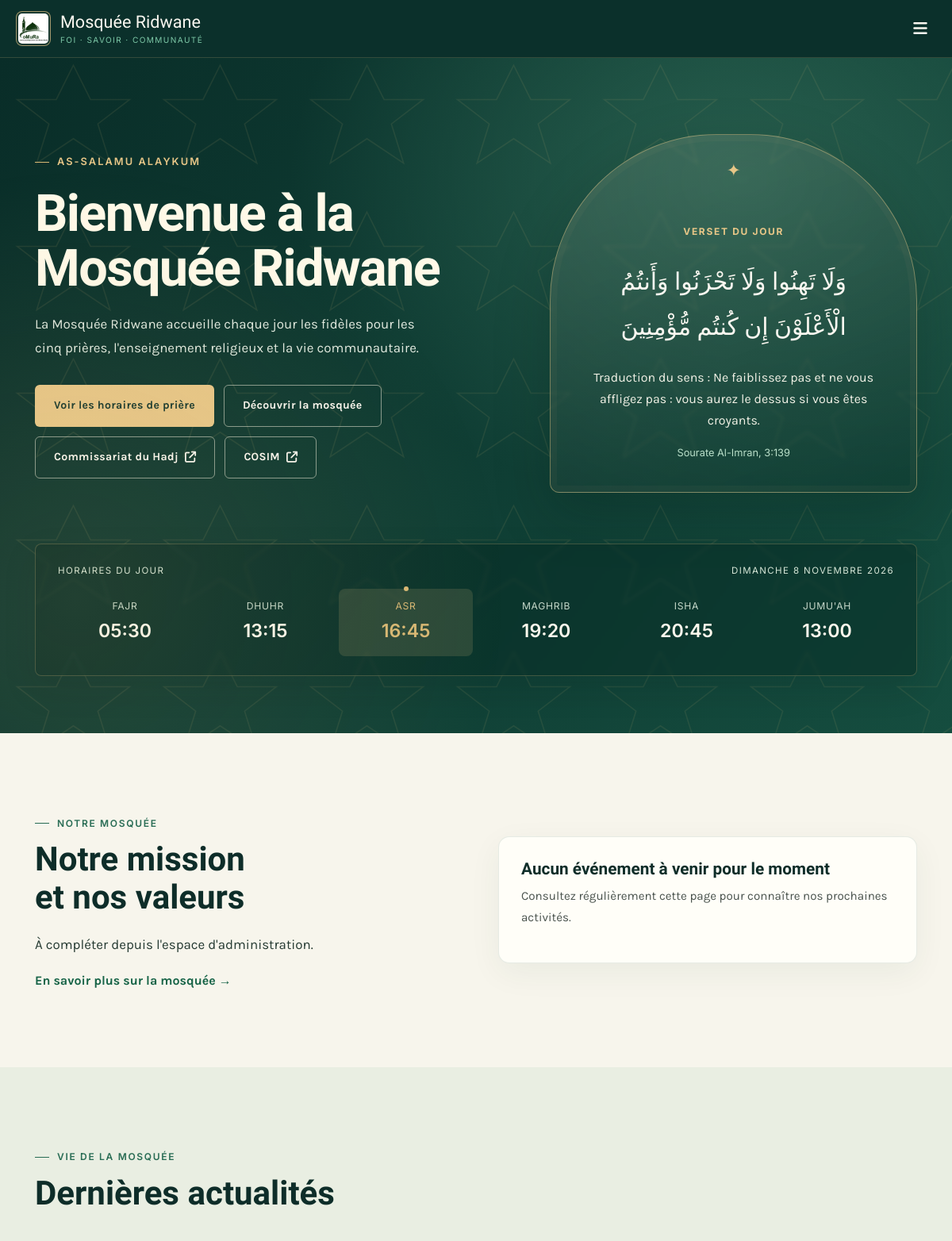
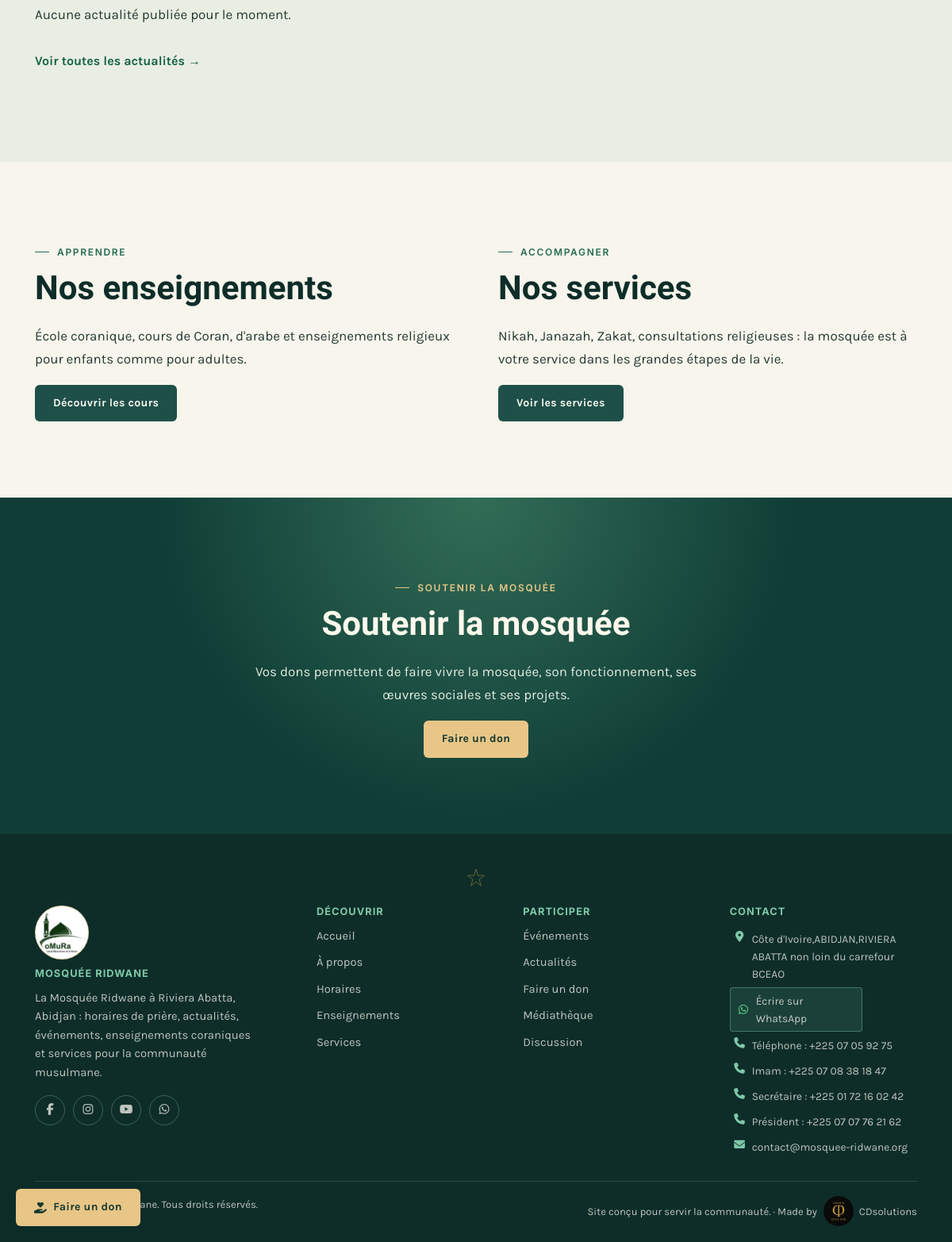
The page / on the database its author committed (2 pictures, top to bottom).
### tables this page shows
CREATE TABLE IF NOT EXISTS pages_contenu (
    id INT AUTO_INCREMENT PRIMARY KEY,
    cle VARCHAR(100) NOT NULL UNIQUE,       
    titre VARCHAR(255),
    contenu TEXT,
    image VARCHAR(255),
    date_maj DATETIME DEFAULT CURRENT_TIMESTAMP ON UPDATE CURRENT_TIMESTAMP
);

CREATE TABLE IF NOT EXISTS horaires_prieres (
    id INT AUTO_INCREMENT PRIMARY KEY,
    date_jour DATE NOT NULL UNIQUE,
    fajr TIME,
    lever_soleil TIME,
    dhuhr TIME,
    asr TIME,
    maghrib TIME,
    isha TIME,
    jumuah TIME
);

### includes/functions.php (called while the page is built, shortened)
<?php
function h($texte) {
    return htmlspecialchars($texte ?? '', ENT_QUOTES, 'UTF-8');
}
function getContenu($cle) {
    global $pdo;
    static $cache = [];
    if (isset($cache[$cle])) return $cache[$cle];
    $stmt = $pdo->prepare("SELECT * FROM pages_contenu WHERE cle = ?");
    $stmt->execute([$cle]);
    $cache[$cle] = $stmt->fetch();
    return $cache[$cle];
}
function contenuTexte($cle, $defaut = '') {
    $c = getContenu($cle);
    return $c ? $c['contenu'] : $defaut;
}
function contenuTitre($cle, $defaut = '') {
    $c = getContenu($cle);
    return $c ? $c['titre'] : $defaut;
}
function getHorairesDuJour() {
    global $pdo;
    $stmt = $pdo->prepare("SELECT * FROM horaires_prieres WHERE date_jour = CURDATE()");
    $stmt->execute();
    $h = $stmt->fetch();
    $stmt = $pdo->query("SELECT * FROM horaires_prieres ORDER BY date_jour DESC LIMIT 1");
    return $stmt->fetch();
}
function formatHeure($heure) {
    return substr($heure, 0, 5);
}
function formatDateFr($date, $avecHeure = false) {
    $mois = ['janvier','février','mars','avril','mai','juin','juillet','août','septembre','octobre','novembre','décembre'];
    $jours = ['dimanche','lundi','mardi','mercredi','jeudi','vendredi','samedi'];
    $ts = is_numeric($date) ? $date : strtotime($date);
    $jourSemaine = $jours[date('w', $ts)];
    $j = date('j', $ts);
    $m = $mois[date('n', $ts) - 1];
    $a = date('Y', $ts);
    $result = "$jourSemaine $j $m $a";
    return $result;
}
function extraitTexte($texte, $longueur = 160) {
    $texte = strip_tags($texte);
    if (mb_strlen($texte) <= $longueur) return $texte;
    return mb_substr($texte, 0, $longueur) . '…';
}

### index.php (the view, shortened to what this page needs)
<?php
require_once __DIR__ . '/config/config.php';
$horaires = getHorairesDuJour();
$stmt = $pdo->query("SELECT a.*, c.nom AS categorie FROM actualites a LEFT JOIN categories c ON a.categorie_id = c.id WHERE a.statut='publie' ORDER BY a.date_publication DESC LIMIT 3");
$dernieres_actus = $stmt->fetchAll();
$stmt = $pdo->query("SELECT e.*, c.nom AS categorie FROM evenements e LEFT JOIN categories c ON e.categorie_id = c.id WHERE e.statut='publie' AND e.date_evenement >= CURDATE() ORDER BY e.date_evenement ASC LIMIT 1");
$prochain_evenement = $stmt->fetch();
$aujourdhui = new DateTimeImmutable('today', new DateTimeZone('Africa/Abidjan'));
$jourIndex = intdiv((int) $aujourdhui->format('U'), 86400);
$versetDuJour = $versets[($jourIndex * 17 + 3) % count($versets)];
require_once __DIR__ . '/includes/header.php';
?>
<section class="hero">
    <div class="conteneur">
        <div class="hero-accueil-grille">
            <div class="hero-contenu">
                <span class="eyebrow">As-salamu alaykum</span>
                <h1 id="test"><?= h(contenuTitre('accueil_bienvenue', 'Bienvenue à la Mosquée Ridwane')) ?></h1>
                <p class="intro"><?= h(contenuTexte('accueil_presentation')) ?></p>
                <div class="hero-actions">
                    <a href="<?= BASE_URL ?>/horaires.php" class="bouton bouton-dore">Voir les horaires de prière</a>
                    <a href="<?= BASE_URL ?>/a-propos.php" class="bouton bouton-contour">Découvrir la mosquée</a>
                    <a href="https://www.hadj-ci.org/" class="bouton bouton-contour" target="_blank" rel="noopener noreferrer">Commissariat du Hadj <i class="fa-solid fa-arrow-up-right-from-square" aria-hidden="true"></i></a>
                    <a href="https://www.cosim-ci.org/" class="bouton bouton-contour" target="_blank" rel="noopener noreferrer">COSIM <i class="fa-solid fa-arrow-up-right-from-square" aria-hidden="true"></i></a>
                </div>
            </div>
            <aside class="verset-du-jour" aria-labelledby="titre-verset-du-jour">
                <span class="verset-etiquette" id="titre-verset-du-jour">Verset du jour</span>
                <p class="verset-arabe" lang="ar" dir="rtl"><?= h($versetDuJour['arabe']) ?></p>
                <p class="verset-traduction"><span>Traduction du sens :</span> <?= h($versetDuJour['traduction']) ?></p>
                <span class="verset-reference"><?= h($versetDuJour['reference']) ?></span>
            </aside>
        </div>
        <?php if ($horaires): ?>
        <div class="hero-horaires">
            <div class="hero-horaires-titre">
                <span>Horaires du jour</span>
                <span><?= h(formatDateFr(time())) ?></span>
            </div>
            <div class="grille-horaires-hero">
                <div data-heure-priere="<?= formatHeure($horaires['fajr']) ?>">
                    <div class="nom">Fajr</div>
                    <div class="heure"><?= formatHeure($horaires['fajr']) ?></div>
                </div>
                <div data-heure-priere="<?= formatHeure($horaires['dhuhr']) ?>">
                    <div class="nom">Dhuhr</div>
                    <div class="heure"><?= formatHeure($horaires['dhuhr']) ?></div>
                </div>
                <div data-heure-priere="<?= formatHeure($horaires['asr']) ?>">
                    <div class="nom">Asr</div>
                    <div class="heure"><?= formatHeure($horaires['asr']) ?></div>
                </div>
                <div data-heure-priere="<?= formatHeure($horaires['maghrib']) ?>">
                    <div class="nom">Maghrib</div>
                    <div class="heure"><?= formatHeure($horaires['maghrib']) ?></div>
                </div>
                <div data-heure-priere="<?= formatHeure($horaires['isha']) ?>">
                    <div class="nom">Isha</div>
                    <div class="heure"><?= formatHeure($horaires['isha']) ?></div>
                </div>
                <div data-heure-priere="<?= formatHeure($horaires['jumuah'] ?? null) ?>">
                    <div class="nom">Jumu'ah</div>
                    <div class="heure"><?= formatHeure($horaires['jumuah'] ?? null) ?></div>
                </div>
            </div>
        </div>
        <?php endif; ?>
    </div>
</section>
<section class="section">
    <div class="conteneur grille grille-2" style="align-items:center; gap:56px;">
        <div>
            <span class="eyebrow">Notre mosquée</span>
            <h2><?= h(contenuTitre('apropos_mission', 'Un lieu de foi, de savoir et de fraternité')) ?></h2>
            <p><?= h(extraitTexte(contenuTexte('apropos_mission', "La Mosquée Ridwane accueille chaque jour les fidèles pour les prières, l'enseignement et la vie communautaire, dans un esprit d'ouverture et de service."), 320)) ?></p>
            <a href="<?= BASE_URL ?>/a-propos.php" class="carte-lien">En savoir plus sur la mosquée →</a>
        </div>
        <?php if ($prochain_evenement): ?>
        <div class="carte">
            <div class="carte-corps">
                <div class="carte-meta">
                    <span class="badge">Prochain événement</span>
                </div>
                <h3><?= h($prochain_evenement['titre']) ?></h3>
                <p class="resume"><?= h(extraitTexte($prochain_evenement['description'], 140)) ?></p>
                <p class="resume" style="font-family:var(--police-donnee); font-weight:600; color:var(--emeraude-700);">
                    <span class="meta-icone"><i class="fa-solid fa-calendar-days icone" aria-hidden="true"></i> <?= h(formatDateFr($prochain_evenement['date_evenement'])) ?></span>
                    <?php if ($prochain_evenement['heure_evenement']): ?> — <?= formatHeure($prochain_evenement['heure_evenement']) ?><?php endif; ?>
                    <?php if ($prochain_evenement['lieu']): ?><br><span class="meta-icone"><i class="fa-solid fa-location-dot icone" aria-hidden="true"></i> <?= h($prochain_evenement['lieu']) ?></span><?php endif; ?>
                </p>
                <a href="<?= BASE_URL ?>/evenement.php?slug=<?= urlencode($prochain_evenement['slug']) ?>" class="carte-lien">Voir les détails →</a>
            </div>
        </div>
        <?php else: ?>
        <div class="carte"><div class="carte-corps">
            <h3>Aucun événement à venir pour le moment</h3>
            <p class="resume">Consultez régulièrement cette page pour connaître nos prochaines activités.</p>
        </div></div>
        <?php endif; ?>
    </div>
</section>
<section class="section section-alt">
    <div class="conteneur">
        <div class="section-tete">
            <span class="eyebrow">Vie de la mosquée</span>
            <h2>Dernières actualités</h2>
        </div>
        <?php if ($dernieres_actus): ?>
        <div class="grille grille-3">
            <?php foreach ($dernieres_actus as $actu): ?>
            <a class="carte" href="<?= BASE_URL ?>/actualite.php?slug=<?= urlencode($actu['slug']) ?>">
                <div class="carte-image" style="background-image:url('<?= h(siteAssetUrl($actu['image'] ?: '/assets/img/placeholder-actu.jpg')) ?>');"></div>
                <div class="carte-corps">
                    <div class="carte-meta">
                        <?php if ($actu['categorie']): ?><span class="badge"><?= h($actu['categorie']) ?></span><?php endif; ?>
                        <span><?= h(formatDateFr($actu['date_publication'])) ?></span>
                    </div>
                    <h3><?= h($actu['titre']) ?></h3>
                    <p class="resume"><?= h($actu['resume'] ?: extraitTexte($actu['contenu'], 110)) ?></p>
                </div>
            </a>
            <?php endforeach; ?>
        </div>
        <?php else: ?>
        <p>Aucune actualité publiée pour le moment.</p>
        <?php endif; ?>
        <p style="margin-top:28px;"><a href="<?= BASE_URL ?>/actualites.php" class="carte-lien">Voir toutes les actualités →</a></p>
    </div>
</section>
<section class="section">
    <div class="conteneur grille grille-2" style="align-items:center; gap:56px;">
        <div>
            <span class="eyebrow">Apprendre</span>
            <h2>Nos enseignements</h2>
            <p>École coranique, cours de Coran, d'arabe et enseignements religieux pour enfants comme pour adultes.</p>
            <a href="<?= BASE_URL ?>/enseignements.php" class="bouton bouton-emeraude">Découvrir les cours</a>
        </div>
        <div>
            <span class="eyebrow">Accompagner</span>
            <h2>Nos services</h2>
            <p>Nikah, Janazah, Zakat, consultations religieuses : la mosquée est à votre service dans les grandes étapes de la vie.</p>
            <a href="<?= BASE_URL ?>/services.php" class="bouton bouton-emeraude">Voir les services</a>
        </div>
    </div>
</section>
<section class="section section-emeraude">
    <div class="conteneur" style="text-align:center; max-width:640px; margin:0 auto;">
        <span class="eyebrow" style="justify-content:center;">Soutenir la mosquée</span>
        <h2><?= h(contenuTitre('dons_intro', 'Votre don fait vivre la mosquée')) ?></h2>
        <p style="color:var(--plâtre-100);"><?= h(contenuTexte('dons_intro')) ?></p>
        <a href="<?= BASE_URL ?>/dons.php" class="bouton bouton-dore">Faire un don</a>
    </div>
</section>
<?php require_once __DIR__ . '/includes/footer.php'; ?>

### rows shown on the page
pages_contenu: titre "Bienvenue à la Mosquée Ridwane"
pages_contenu: contenu "La Mosquée Ridwane accueille chaque jour les fidèles pour les cinq prières, l'enseignement religieux et la vie communautaire."
horaires_prieres: fajr "05:30", dhuhr "13:15", asr "16:45", maghrib "19:20", isha "20:45", jumuah "13:00"
pages_contenu: titre "Notre mission et nos valeurs", contenu "À compléter depuis l'espace d'administration."
pages_contenu: titre "Soutenir la mosquée", contenu "Vos dons permettent de faire vivre la mosquée, son fonctionnement, ses œuvres sociales et ses projets."

### other values the page prints
$versetDuJour['arabe'] "وَلَا تَهِنُوا وَلَا تَحْزَنُوا وَأَنتُمُ الْأَعْلَوْنَ إِن كُنتُم مُّؤْمِنِينَ"
$versetDuJour['traduction'] "Ne faiblissez pas et ne vous affligez pas : vous aurez le dessus si vous êtes croyants."
$versetDuJour['reference'] "Sourate Al-Imran, 3:139"
SITE_DESCRIPTION "La Mosquée Ridwane à Riviera Abatta, Abidjan : horaires de prière, actualités, événements, enseignements coraniques et services pour la communauté musulmane."
SITE_ADRESSE "Côte d'Ivoire,ABIDJAN,RIVIERA ABATTA non loin du carrefour BCEAO"
SITE_TELEPHONE "+225 07 05 92 75"
SITE_IMAM_TELEPHONE "+225 07 08 38 18 47"
SITE_SECRETAIRE_TELEPHONE "+225 01 72 16 02 42"
SITE_PRESIDENT_TELEPHONE "+225 07 07 76 21 62"
SITE_EMAIL "contact@mosquee-ridwane.org"
